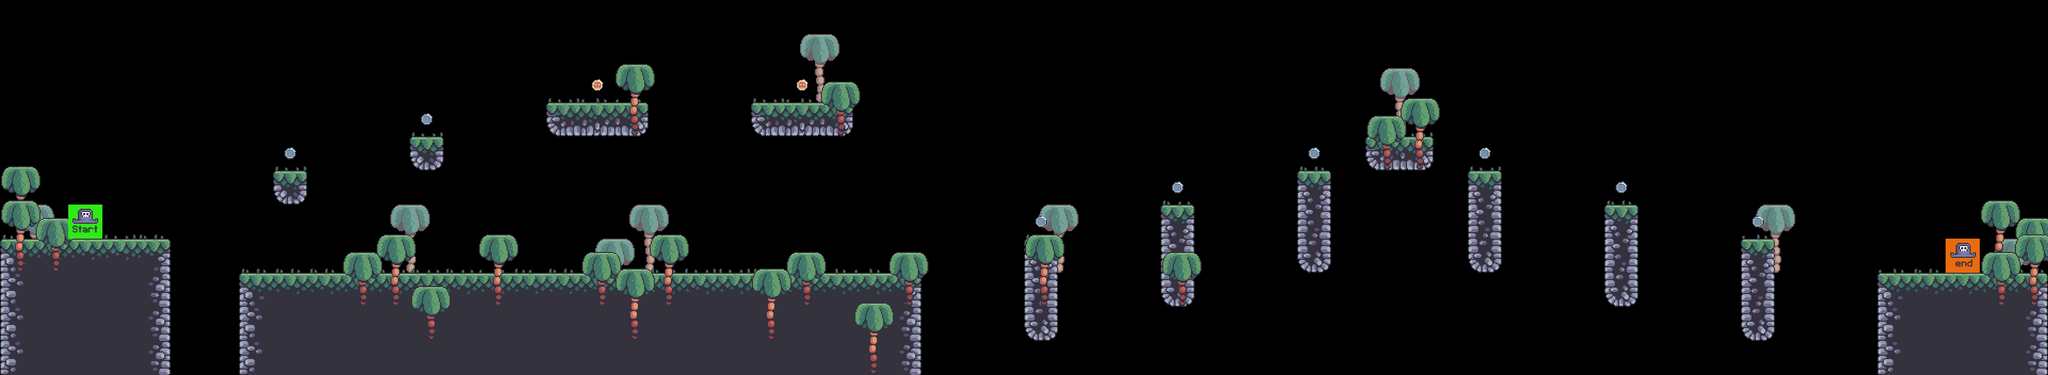

Rendered tile map (Tiled .tmx) drawn with the repository's tilesets; below, a short description and the map source with its tile grids summarised:
An orthogonal 60x11 tile map with 64x64 px tiles, 9 tile layers (bg_palms, terrain, grass, crates, ...), 7 tilesets.

<map version="1.10" tiledversion="1.10.1" orientation="orthogonal" renderorder="right-down" width="60" height="11" tilewidth="64" tileheight="64" infinite="0" nextlayerid="10" nextobjectid="1">
 <editorsettings>
  <export target="../0/level_0.csv" format="csv" />
 </editorsettings>
 <tileset firstgid="1" source="../tile_sets/terrain_tiles.tsx" />
 <tileset firstgid="17" source="../tile_sets/coin_tiles.tsx" />
 <tileset firstgid="19" source="../tile_sets/grass_teils.tsx" />
 <tileset firstgid="24" source="../tile_sets/palms.tsx" />
 <tileset firstgid="27" source="../tile_sets/crate.tsx" />
 <tileset firstgid="28" source="../tile_sets/setup_tiles.tsx" />
 <tileset firstgid="30" source="../tile_sets/e_setup_tile.tsx" />
 <layer id="5" name="bg_palms" width="60" height="11">
  <data>[660 cells, 9 non-empty, 1 distinct tile ids]</data>
 </layer>
 <layer id="1" name="terrain" width="60" height="11">
  <data>[660 cells, 123 non-empty, 13 distinct tile ids]</data>
 </layer>
 <layer id="3" name="grass" width="60" height="11">
  <data>[660 cells, 46 non-empty, 5 distinct tile ids]</data>
 </layer>
 <layer id="6" name="crates" width="60" height="11">
  <data>[660 cells, 0 non-empty, 0 distinct tile ids]</data>
 </layer>
 <layer id="8" name="enemies" width="60" height="11">
  <data>[660 cells, 0 non-empty, 0 distinct tile ids]</data>
 </layer>
 <layer id="9" name="constraints" width="60" height="11">
  <data>[660 cells, 0 non-empty, 0 distinct tile ids]</data>
 </layer>
 <layer id="4" name="fg_palms" width="60" height="11">
  <data>[660 cells, 24 non-empty, 2 distinct tile ids]</data>
 </layer>
 <layer id="2" name="coins" width="60" height="11">
  <data>[660 cells, 10 non-empty, 2 distinct tile ids]</data>
 </layer>
 <layer id="7" name="player" width="60" height="11">
  <data>[660 cells, 2 non-empty, 2 distinct tile ids]</data>
 </layer>
</map>
